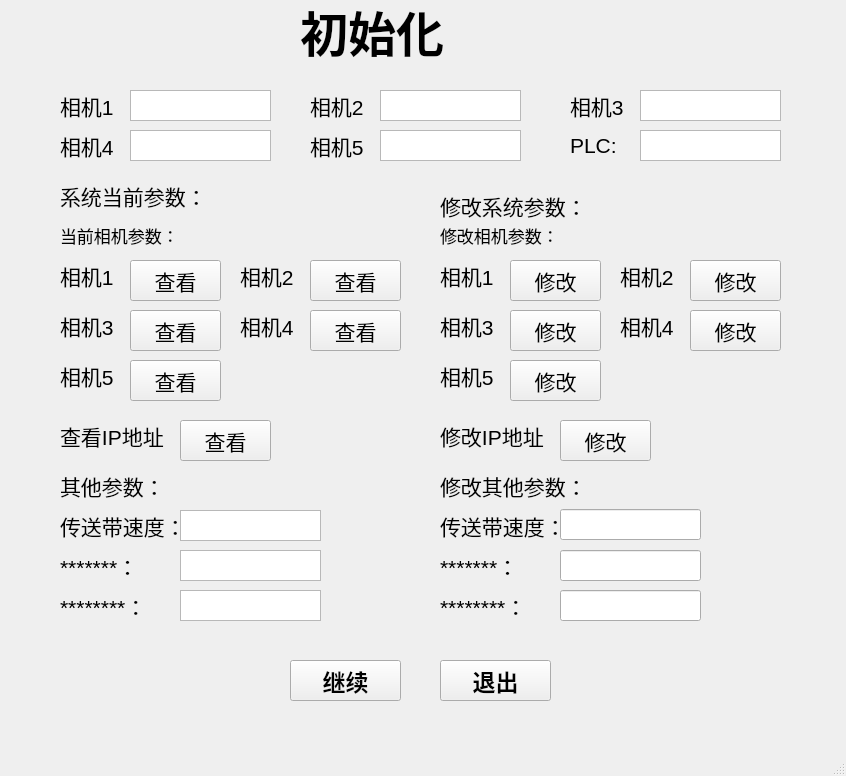
<?xml version="1.0" encoding="UTF-8"?>
<ui version="4.0">
 <class>InitialViewWindow</class>
 <widget class="QMainWindow" name="InitialViewWindow">
  <property name="geometry">
   <rect>
    <x>0</x>
    <y>0</y>
    <width>846</width>
    <height>776</height>
   </rect>
  </property>
  <property name="font">
   <font>
    <pointsize>12</pointsize>
   </font>
  </property>
  <property name="windowTitle">
   <string>MainWindow</string>
  </property>
  <widget class="QWidget" name="centralwidget">
   <widget class="QLabel" name="label_top">
    <property name="geometry">
     <rect>
      <x>300</x>
      <y>0</y>
      <width>144</width>
      <height>61</height>
     </rect>
    </property>
    <property name="font">
     <font>
      <pointsize>36</pointsize>
      <bold>true</bold>
     </font>
    </property>
    <property name="text">
     <string>初始化</string>
    </property>
   </widget>
   <widget class="QLabel" name="label_camera1">
    <property name="geometry">
     <rect>
      <x>60</x>
      <y>90</y>
      <width>61</width>
      <height>31</height>
     </rect>
    </property>
    <property name="font">
     <font>
      <pointsize>16</pointsize>
     </font>
    </property>
    <property name="text">
     <string>相机1：</string>
    </property>
   </widget>
   <widget class="QLabel" name="label_camera2">
    <property name="geometry">
     <rect>
      <x>310</x>
      <y>90</y>
      <width>61</width>
      <height>31</height>
     </rect>
    </property>
    <property name="font">
     <font>
      <pointsize>16</pointsize>
     </font>
    </property>
    <property name="text">
     <string>相机2：</string>
    </property>
   </widget>
   <widget class="QLabel" name="label_camera3">
    <property name="geometry">
     <rect>
      <x>570</x>
      <y>90</y>
      <width>61</width>
      <height>31</height>
     </rect>
    </property>
    <property name="font">
     <font>
      <pointsize>16</pointsize>
     </font>
    </property>
    <property name="text">
     <string>相机3：</string>
    </property>
   </widget>
   <widget class="QTextBrowser" name="textBrowser_camera1">
    <property name="geometry">
     <rect>
      <x>130</x>
      <y>90</y>
      <width>141</width>
      <height>31</height>
     </rect>
    </property>
   </widget>
   <widget class="QTextBrowser" name="textBrowser_camera2">
    <property name="geometry">
     <rect>
      <x>380</x>
      <y>90</y>
      <width>141</width>
      <height>31</height>
     </rect>
    </property>
   </widget>
   <widget class="QTextBrowser" name="textBrowser_camera3">
    <property name="geometry">
     <rect>
      <x>640</x>
      <y>90</y>
      <width>141</width>
      <height>31</height>
     </rect>
    </property>
   </widget>
   <widget class="QLabel" name="label_camera4">
    <property name="geometry">
     <rect>
      <x>60</x>
      <y>130</y>
      <width>61</width>
      <height>31</height>
     </rect>
    </property>
    <property name="font">
     <font>
      <pointsize>16</pointsize>
     </font>
    </property>
    <property name="text">
     <string>相机4：</string>
    </property>
   </widget>
   <widget class="QLabel" name="label_camera5">
    <property name="geometry">
     <rect>
      <x>310</x>
      <y>130</y>
      <width>61</width>
      <height>31</height>
     </rect>
    </property>
    <property name="font">
     <font>
      <pointsize>16</pointsize>
     </font>
    </property>
    <property name="text">
     <string>相机5：</string>
    </property>
   </widget>
   <widget class="QTextBrowser" name="textBrowser_camera5">
    <property name="geometry">
     <rect>
      <x>380</x>
      <y>130</y>
      <width>141</width>
      <height>31</height>
     </rect>
    </property>
   </widget>
   <widget class="QLabel" name="label_PLC">
    <property name="geometry">
     <rect>
      <x>570</x>
      <y>130</y>
      <width>61</width>
      <height>31</height>
     </rect>
    </property>
    <property name="font">
     <font>
      <pointsize>16</pointsize>
     </font>
    </property>
    <property name="text">
     <string>PLC:</string>
    </property>
   </widget>
   <widget class="QTextBrowser" name="textBrowser_PLC">
    <property name="geometry">
     <rect>
      <x>640</x>
      <y>130</y>
      <width>141</width>
      <height>31</height>
     </rect>
    </property>
   </widget>
   <widget class="QLabel" name="label_curParams">
    <property name="geometry">
     <rect>
      <x>60</x>
      <y>180</y>
      <width>141</width>
      <height>31</height>
     </rect>
    </property>
    <property name="font">
     <font>
      <pointsize>16</pointsize>
     </font>
    </property>
    <property name="text">
     <string>系统当前参数：</string>
    </property>
   </widget>
   <widget class="QLabel" name="label_curCameraParams">
    <property name="geometry">
     <rect>
      <x>60</x>
      <y>220</y>
      <width>141</width>
      <height>31</height>
     </rect>
    </property>
    <property name="font">
     <font>
      <pointsize>13</pointsize>
     </font>
    </property>
    <property name="text">
     <string>当前相机参数：</string>
    </property>
   </widget>
   <widget class="QLabel" name="label_camera1_1">
    <property name="geometry">
     <rect>
      <x>60</x>
      <y>260</y>
      <width>61</width>
      <height>31</height>
     </rect>
    </property>
    <property name="font">
     <font>
      <pointsize>16</pointsize>
     </font>
    </property>
    <property name="text">
     <string>相机1：</string>
    </property>
   </widget>
   <widget class="QPushButton" name="pushButton_VCamera1">
    <property name="geometry">
     <rect>
      <x>130</x>
      <y>260</y>
      <width>91</width>
      <height>41</height>
     </rect>
    </property>
    <property name="font">
     <font>
      <pointsize>16</pointsize>
     </font>
    </property>
    <property name="text">
     <string>查看</string>
    </property>
   </widget>
   <widget class="QLabel" name="label_camera2_1">
    <property name="geometry">
     <rect>
      <x>240</x>
      <y>260</y>
      <width>61</width>
      <height>31</height>
     </rect>
    </property>
    <property name="font">
     <font>
      <pointsize>16</pointsize>
     </font>
    </property>
    <property name="text">
     <string>相机2：</string>
    </property>
   </widget>
   <widget class="QPushButton" name="pushButton_VCamera2">
    <property name="geometry">
     <rect>
      <x>310</x>
      <y>260</y>
      <width>91</width>
      <height>41</height>
     </rect>
    </property>
    <property name="font">
     <font>
      <pointsize>16</pointsize>
     </font>
    </property>
    <property name="text">
     <string>查看</string>
    </property>
   </widget>
   <widget class="QLabel" name="label_camera3_1">
    <property name="geometry">
     <rect>
      <x>60</x>
      <y>310</y>
      <width>61</width>
      <height>31</height>
     </rect>
    </property>
    <property name="font">
     <font>
      <pointsize>16</pointsize>
     </font>
    </property>
    <property name="text">
     <string>相机3：</string>
    </property>
   </widget>
   <widget class="QPushButton" name="pushButton_VCamera3">
    <property name="geometry">
     <rect>
      <x>130</x>
      <y>310</y>
      <width>91</width>
      <height>41</height>
     </rect>
    </property>
    <property name="font">
     <font>
      <pointsize>16</pointsize>
     </font>
    </property>
    <property name="text">
     <string>查看</string>
    </property>
   </widget>
   <widget class="QLabel" name="label_camera4_1">
    <property name="geometry">
     <rect>
      <x>240</x>
      <y>310</y>
      <width>61</width>
      <height>31</height>
     </rect>
    </property>
    <property name="font">
     <font>
      <pointsize>16</pointsize>
     </font>
    </property>
    <property name="text">
     <string>相机4：</string>
    </property>
   </widget>
   <widget class="QPushButton" name="pushButton_VCamera4">
    <property name="geometry">
     <rect>
      <x>310</x>
      <y>310</y>
      <width>91</width>
      <height>41</height>
     </rect>
    </property>
    <property name="font">
     <font>
      <pointsize>16</pointsize>
     </font>
    </property>
    <property name="text">
     <string>查看</string>
    </property>
   </widget>
   <widget class="QPushButton" name="pushButton_VCamera5">
    <property name="geometry">
     <rect>
      <x>130</x>
      <y>360</y>
      <width>91</width>
      <height>41</height>
     </rect>
    </property>
    <property name="font">
     <font>
      <pointsize>16</pointsize>
     </font>
    </property>
    <property name="text">
     <string>查看</string>
    </property>
   </widget>
   <widget class="QLabel" name="label_camera5_1">
    <property name="geometry">
     <rect>
      <x>60</x>
      <y>360</y>
      <width>61</width>
      <height>31</height>
     </rect>
    </property>
    <property name="font">
     <font>
      <pointsize>16</pointsize>
     </font>
    </property>
    <property name="text">
     <string>相机5：</string>
    </property>
   </widget>
   <widget class="QPushButton" name="pushButton_VIP">
    <property name="geometry">
     <rect>
      <x>180</x>
      <y>420</y>
      <width>91</width>
      <height>41</height>
     </rect>
    </property>
    <property name="font">
     <font>
      <pointsize>16</pointsize>
     </font>
    </property>
    <property name="text">
     <string>查看</string>
    </property>
   </widget>
   <widget class="QLabel" name="label_VIP">
    <property name="geometry">
     <rect>
      <x>60</x>
      <y>420</y>
      <width>111</width>
      <height>31</height>
     </rect>
    </property>
    <property name="font">
     <font>
      <pointsize>16</pointsize>
     </font>
    </property>
    <property name="text">
     <string>查看IP地址：</string>
    </property>
   </widget>
   <widget class="QLabel" name="label_OtherParams">
    <property name="geometry">
     <rect>
      <x>60</x>
      <y>470</y>
      <width>111</width>
      <height>31</height>
     </rect>
    </property>
    <property name="font">
     <font>
      <pointsize>16</pointsize>
     </font>
    </property>
    <property name="text">
     <string>其他参数：</string>
    </property>
   </widget>
   <widget class="QLabel" name="label_VIP_2">
    <property name="geometry">
     <rect>
      <x>60</x>
      <y>510</y>
      <width>121</width>
      <height>31</height>
     </rect>
    </property>
    <property name="font">
     <font>
      <pointsize>16</pointsize>
     </font>
    </property>
    <property name="text">
     <string>传送带速度：</string>
    </property>
   </widget>
   <widget class="QTextBrowser" name="textBrowser_VConveyorSpeed">
    <property name="geometry">
     <rect>
      <x>180</x>
      <y>510</y>
      <width>141</width>
      <height>31</height>
     </rect>
    </property>
    <property name="font">
     <font>
      <pointsize>12</pointsize>
     </font>
    </property>
    <property name="html">
     <string>&lt;!DOCTYPE HTML PUBLIC &quot;-//W3C//DTD HTML 4.0//EN&quot; &quot;http://www.w3.org/TR/REC-html40/strict.dtd&quot;&gt;
&lt;html&gt;&lt;head&gt;&lt;meta name=&quot;qrichtext&quot; content=&quot;1&quot; /&gt;&lt;meta charset=&quot;utf-8&quot; /&gt;&lt;style type=&quot;text/css&quot;&gt;
p, li { white-space: pre-wrap; }
&lt;/style&gt;&lt;/head&gt;&lt;body style=&quot; font-family:'Microsoft YaHei UI'; font-size:12pt; font-weight:400; font-style:normal;&quot;&gt;
&lt;p style=&quot;-qt-paragraph-type:empty; margin-top:0px; margin-bottom:0px; margin-left:0px; margin-right:0px; -qt-block-indent:0; text-indent:0px;&quot;&gt;&lt;br /&gt;&lt;/p&gt;&lt;/body&gt;&lt;/html&gt;</string>
    </property>
   </widget>
   <widget class="QTextBrowser" name="textBrowser_camera4">
    <property name="geometry">
     <rect>
      <x>130</x>
      <y>130</y>
      <width>141</width>
      <height>31</height>
     </rect>
    </property>
    <property name="font">
     <font>
      <pointsize>12</pointsize>
     </font>
    </property>
   </widget>
   <widget class="QTextBrowser" name="textBrowser_camera4_3">
    <property name="geometry">
     <rect>
      <x>180</x>
      <y>550</y>
      <width>141</width>
      <height>31</height>
     </rect>
    </property>
    <property name="font">
     <font>
      <pointsize>12</pointsize>
     </font>
    </property>
    <property name="html">
     <string>&lt;!DOCTYPE HTML PUBLIC &quot;-//W3C//DTD HTML 4.0//EN&quot; &quot;http://www.w3.org/TR/REC-html40/strict.dtd&quot;&gt;
&lt;html&gt;&lt;head&gt;&lt;meta name=&quot;qrichtext&quot; content=&quot;1&quot; /&gt;&lt;meta charset=&quot;utf-8&quot; /&gt;&lt;style type=&quot;text/css&quot;&gt;
p, li { white-space: pre-wrap; }
&lt;/style&gt;&lt;/head&gt;&lt;body style=&quot; font-family:'Microsoft YaHei UI'; font-size:12pt; font-weight:400; font-style:normal;&quot;&gt;
&lt;p style=&quot;-qt-paragraph-type:empty; margin-top:0px; margin-bottom:0px; margin-left:0px; margin-right:0px; -qt-block-indent:0; text-indent:0px;&quot;&gt;&lt;br /&gt;&lt;/p&gt;&lt;/body&gt;&lt;/html&gt;</string>
    </property>
   </widget>
   <widget class="QLabel" name="label_VIP_3">
    <property name="geometry">
     <rect>
      <x>60</x>
      <y>550</y>
      <width>121</width>
      <height>31</height>
     </rect>
    </property>
    <property name="font">
     <font>
      <pointsize>16</pointsize>
     </font>
    </property>
    <property name="text">
     <string>*******：</string>
    </property>
   </widget>
   <widget class="QTextBrowser" name="textBrowser_camera4_4">
    <property name="geometry">
     <rect>
      <x>180</x>
      <y>590</y>
      <width>141</width>
      <height>31</height>
     </rect>
    </property>
    <property name="font">
     <font>
      <pointsize>12</pointsize>
     </font>
    </property>
    <property name="html">
     <string>&lt;!DOCTYPE HTML PUBLIC &quot;-//W3C//DTD HTML 4.0//EN&quot; &quot;http://www.w3.org/TR/REC-html40/strict.dtd&quot;&gt;
&lt;html&gt;&lt;head&gt;&lt;meta name=&quot;qrichtext&quot; content=&quot;1&quot; /&gt;&lt;meta charset=&quot;utf-8&quot; /&gt;&lt;style type=&quot;text/css&quot;&gt;
p, li { white-space: pre-wrap; }
&lt;/style&gt;&lt;/head&gt;&lt;body style=&quot; font-family:'Microsoft YaHei UI'; font-size:12pt; font-weight:400; font-style:normal;&quot;&gt;
&lt;p style=&quot;-qt-paragraph-type:empty; margin-top:0px; margin-bottom:0px; margin-left:0px; margin-right:0px; -qt-block-indent:0; text-indent:0px;&quot;&gt;&lt;br /&gt;&lt;/p&gt;&lt;/body&gt;&lt;/html&gt;</string>
    </property>
   </widget>
   <widget class="QLabel" name="label_VIP_4">
    <property name="geometry">
     <rect>
      <x>60</x>
      <y>590</y>
      <width>121</width>
      <height>31</height>
     </rect>
    </property>
    <property name="font">
     <font>
      <pointsize>16</pointsize>
     </font>
    </property>
    <property name="text">
     <string>********：</string>
    </property>
   </widget>
   <widget class="QLabel" name="label_curParams_2">
    <property name="geometry">
     <rect>
      <x>440</x>
      <y>190</y>
      <width>141</width>
      <height>31</height>
     </rect>
    </property>
    <property name="font">
     <font>
      <pointsize>16</pointsize>
     </font>
    </property>
    <property name="text">
     <string>修改系统参数：</string>
    </property>
   </widget>
   <widget class="QLabel" name="label_curCameraParams_2">
    <property name="geometry">
     <rect>
      <x>440</x>
      <y>220</y>
      <width>141</width>
      <height>31</height>
     </rect>
    </property>
    <property name="font">
     <font>
      <pointsize>13</pointsize>
     </font>
    </property>
    <property name="text">
     <string>修改相机参数：</string>
    </property>
   </widget>
   <widget class="QLabel" name="label_camera3_2">
    <property name="geometry">
     <rect>
      <x>440</x>
      <y>310</y>
      <width>61</width>
      <height>31</height>
     </rect>
    </property>
    <property name="font">
     <font>
      <pointsize>16</pointsize>
     </font>
    </property>
    <property name="text">
     <string>相机3：</string>
    </property>
   </widget>
   <widget class="QPushButton" name="pushButton_MCamera2">
    <property name="geometry">
     <rect>
      <x>690</x>
      <y>260</y>
      <width>91</width>
      <height>41</height>
     </rect>
    </property>
    <property name="font">
     <font>
      <pointsize>16</pointsize>
     </font>
    </property>
    <property name="text">
     <string>修改</string>
    </property>
   </widget>
   <widget class="QLabel" name="label_camera4_2">
    <property name="geometry">
     <rect>
      <x>620</x>
      <y>310</y>
      <width>61</width>
      <height>31</height>
     </rect>
    </property>
    <property name="font">
     <font>
      <pointsize>16</pointsize>
     </font>
    </property>
    <property name="text">
     <string>相机4：</string>
    </property>
   </widget>
   <widget class="QLabel" name="label_camera5_2">
    <property name="geometry">
     <rect>
      <x>440</x>
      <y>360</y>
      <width>61</width>
      <height>31</height>
     </rect>
    </property>
    <property name="font">
     <font>
      <pointsize>16</pointsize>
     </font>
    </property>
    <property name="text">
     <string>相机5：</string>
    </property>
   </widget>
   <widget class="QPushButton" name="pushButton_MCamera4">
    <property name="geometry">
     <rect>
      <x>690</x>
      <y>310</y>
      <width>91</width>
      <height>41</height>
     </rect>
    </property>
    <property name="font">
     <font>
      <pointsize>16</pointsize>
     </font>
    </property>
    <property name="text">
     <string>修改</string>
    </property>
   </widget>
   <widget class="QPushButton" name="pushButton_MCamera5">
    <property name="geometry">
     <rect>
      <x>510</x>
      <y>360</y>
      <width>91</width>
      <height>41</height>
     </rect>
    </property>
    <property name="font">
     <font>
      <pointsize>16</pointsize>
     </font>
    </property>
    <property name="text">
     <string>修改</string>
    </property>
   </widget>
   <widget class="QLabel" name="label_camera2_2">
    <property name="geometry">
     <rect>
      <x>620</x>
      <y>260</y>
      <width>61</width>
      <height>31</height>
     </rect>
    </property>
    <property name="font">
     <font>
      <pointsize>16</pointsize>
     </font>
    </property>
    <property name="text">
     <string>相机2：</string>
    </property>
   </widget>
   <widget class="QLabel" name="label_camera1_2">
    <property name="geometry">
     <rect>
      <x>440</x>
      <y>260</y>
      <width>61</width>
      <height>31</height>
     </rect>
    </property>
    <property name="font">
     <font>
      <pointsize>16</pointsize>
     </font>
    </property>
    <property name="text">
     <string>相机1：</string>
    </property>
   </widget>
   <widget class="QPushButton" name="pushButton_MCamera1">
    <property name="geometry">
     <rect>
      <x>510</x>
      <y>260</y>
      <width>91</width>
      <height>41</height>
     </rect>
    </property>
    <property name="font">
     <font>
      <pointsize>16</pointsize>
     </font>
    </property>
    <property name="text">
     <string>修改</string>
    </property>
   </widget>
   <widget class="QPushButton" name="pushButton_MCamera3">
    <property name="geometry">
     <rect>
      <x>510</x>
      <y>310</y>
      <width>91</width>
      <height>41</height>
     </rect>
    </property>
    <property name="font">
     <font>
      <pointsize>16</pointsize>
     </font>
    </property>
    <property name="text">
     <string>修改</string>
    </property>
   </widget>
   <widget class="QLabel" name="label_VIP_5">
    <property name="geometry">
     <rect>
      <x>440</x>
      <y>420</y>
      <width>111</width>
      <height>31</height>
     </rect>
    </property>
    <property name="font">
     <font>
      <pointsize>16</pointsize>
     </font>
    </property>
    <property name="text">
     <string>修改IP地址：</string>
    </property>
   </widget>
   <widget class="QPushButton" name="pushButton_VIP_2">
    <property name="geometry">
     <rect>
      <x>560</x>
      <y>420</y>
      <width>91</width>
      <height>41</height>
     </rect>
    </property>
    <property name="font">
     <font>
      <pointsize>16</pointsize>
     </font>
    </property>
    <property name="text">
     <string>修改</string>
    </property>
   </widget>
   <widget class="QLabel" name="label_VIP_6">
    <property name="geometry">
     <rect>
      <x>440</x>
      <y>590</y>
      <width>121</width>
      <height>31</height>
     </rect>
    </property>
    <property name="font">
     <font>
      <pointsize>16</pointsize>
     </font>
    </property>
    <property name="text">
     <string>********：</string>
    </property>
   </widget>
   <widget class="QLabel" name="label_VIP_7">
    <property name="geometry">
     <rect>
      <x>440</x>
      <y>510</y>
      <width>121</width>
      <height>31</height>
     </rect>
    </property>
    <property name="font">
     <font>
      <pointsize>16</pointsize>
     </font>
    </property>
    <property name="text">
     <string>传送带速度：</string>
    </property>
   </widget>
   <widget class="QLabel" name="label_VIP_8">
    <property name="geometry">
     <rect>
      <x>440</x>
      <y>550</y>
      <width>121</width>
      <height>31</height>
     </rect>
    </property>
    <property name="font">
     <font>
      <pointsize>16</pointsize>
     </font>
    </property>
    <property name="text">
     <string>*******：</string>
    </property>
   </widget>
   <widget class="QLabel" name="label_OtherParams_2">
    <property name="geometry">
     <rect>
      <x>440</x>
      <y>470</y>
      <width>151</width>
      <height>31</height>
     </rect>
    </property>
    <property name="font">
     <font>
      <pointsize>16</pointsize>
     </font>
    </property>
    <property name="text">
     <string>修改其他参数：</string>
    </property>
   </widget>
   <widget class="QLineEdit" name="lineEdit_MConveyorSpeed">
    <property name="geometry">
     <rect>
      <x>560</x>
      <y>509</y>
      <width>141</width>
      <height>31</height>
     </rect>
    </property>
    <property name="text">
     <string/>
    </property>
   </widget>
   <widget class="QLineEdit" name="lineEdit_2">
    <property name="geometry">
     <rect>
      <x>560</x>
      <y>550</y>
      <width>141</width>
      <height>31</height>
     </rect>
    </property>
    <property name="text">
     <string/>
    </property>
   </widget>
   <widget class="QLineEdit" name="lineEdit_3">
    <property name="geometry">
     <rect>
      <x>560</x>
      <y>590</y>
      <width>141</width>
      <height>31</height>
     </rect>
    </property>
    <property name="text">
     <string/>
    </property>
   </widget>
   <widget class="QPushButton" name="pushButton_Next">
    <property name="geometry">
     <rect>
      <x>290</x>
      <y>660</y>
      <width>111</width>
      <height>41</height>
     </rect>
    </property>
    <property name="font">
     <font>
      <pointsize>17</pointsize>
      <bold>true</bold>
     </font>
    </property>
    <property name="text">
     <string>继续</string>
    </property>
   </widget>
   <widget class="QPushButton" name="pushButton_Quit">
    <property name="geometry">
     <rect>
      <x>440</x>
      <y>660</y>
      <width>111</width>
      <height>41</height>
     </rect>
    </property>
    <property name="font">
     <font>
      <pointsize>17</pointsize>
      <bold>true</bold>
     </font>
    </property>
    <property name="text">
     <string>退出</string>
    </property>
   </widget>
  </widget>
  <widget class="QMenuBar" name="menubar">
   <property name="geometry">
    <rect>
     <x>0</x>
     <y>0</y>
     <width>846</width>
     <height>27</height>
    </rect>
   </property>
  </widget>
  <widget class="QStatusBar" name="statusbar"/>
 </widget>
 <resources/>
 <connections/>
</ui>
